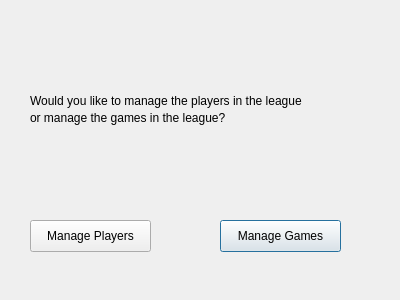
<?xml version="1.0" encoding="UTF-8"?>
<ui version="4.0">
 <class>ManageChoiceMenu</class>
 <widget class="QDialog" name="ManageChoiceMenu">
  <property name="geometry">
   <rect>
    <x>0</x>
    <y>0</y>
    <width>400</width>
    <height>300</height>
   </rect>
  </property>
  <property name="windowTitle">
   <string>Dialog</string>
  </property>
  <widget class="QPushButton" name="pushButton">
   <property name="geometry">
    <rect>
     <x>220</x>
     <y>220</y>
     <width>121</width>
     <height>32</height>
    </rect>
   </property>
   <property name="text">
    <string>Manage Games</string>
   </property>
  </widget>
  <widget class="QPushButton" name="managePlayers">
   <property name="geometry">
    <rect>
     <x>30</x>
     <y>220</y>
     <width>121</width>
     <height>32</height>
    </rect>
   </property>
   <property name="text">
    <string>Manage Players</string>
   </property>
   <property name="playerManage" stdset="0">
    <bool>true</bool>
   </property>
  </widget>
  <widget class="QLabel" name="label">
   <property name="geometry">
    <rect>
     <x>30</x>
     <y>70</y>
     <width>341</width>
     <height>61</height>
    </rect>
   </property>
   <property name="text">
    <string>Would you like to manage the players in the league</string>
   </property>
  </widget>
  <widget class="QLabel" name="label_2">
   <property name="geometry">
    <rect>
     <x>30</x>
     <y>110</y>
     <width>281</width>
     <height>16</height>
    </rect>
   </property>
   <property name="text">
    <string>or manage the games in the league?</string>
   </property>
  </widget>
 </widget>
 <resources/>
 <connections>
  <connection>
   <sender>managePlayers</sender>
   <signal>clicked()</signal>
   <receiver>ManageChoiceMenu</receiver>
   <slot>accept()</slot>
   <hints>
    <hint type="sourcelabel">
     <x>90</x>
     <y>235</y>
    </hint>
    <hint type="destinationlabel">
     <x>199</x>
     <y>149</y>
    </hint>
   </hints>
  </connection>
 </connections>
</ui>
